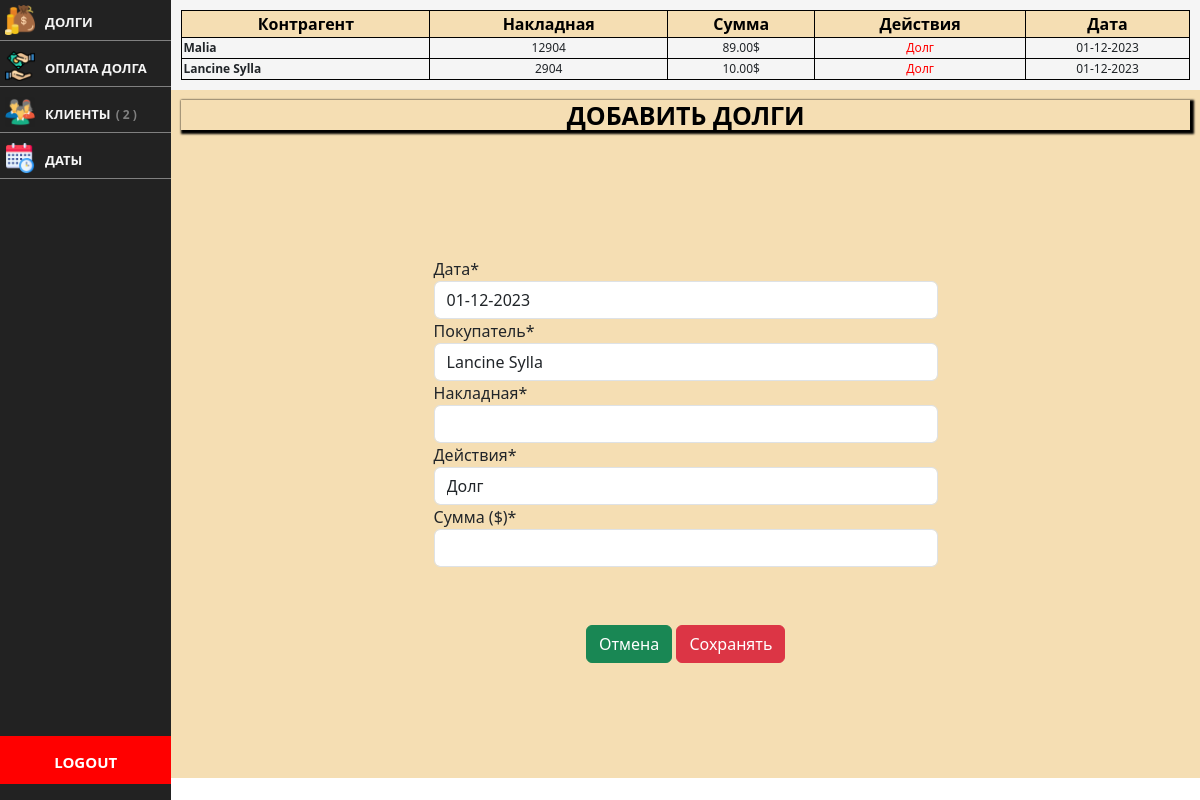
Screenshot of /add-credits/ with the database file from the repository.
### app/models.py (models this page shows, shortened)
class Credit(models.Model):
    date = models.ForeignKey(Date, on_delete=models.SET_NULL, null=True, verbose_name="дата", default='')
    client = models.ForeignKey(Client, on_delete=models.SET_NULL, null=True, verbose_name="Покупатель", default='')
    recu = models.CharField(max_length=250, verbose_name="Накладная", unique=True)
    action = models.CharField(max_length=250, choices=ActionCredits, default=1, verbose_name="Действия")
    credit = models.DecimalField(max_digits=10, decimal_places=2, verbose_name="Сумма ($)")
    class Meta:
        ordering = ('-id',)

class Client(models.Model):
    nom = models.CharField(max_length=250, verbose_name="Имя", unique=True)
    slug = AutoSlugField(populate_from='nom', unique=True)
    numero = models.CharField(max_length=250, verbose_name="Телефон", unique=True)
    ville = models.CharField(max_length=250, verbose_name="Город", blank=True)
    adresse = models.CharField(max_length=250, verbose_name="Адрес", blank=True)
    class Meta:
        ordering = ('nom',)
    def __str__(self):
        return self.nom

class Date(models.Model):
    date = models.CharField(max_length=250, verbose_name="Сегодняшняя дата", unique=True, default="01-01-2024")
    slug = AutoSlugField(populate_from='date', unique=True)
    class Meta:
        ordering = ('-id',)
    def __str__(self):
        return self.date

### app/views.py (the view)
# urls.py: path('add-credits/', views.AddCredit.as_view(), name='add-credits'),
class AddCredit(CreateView):
    model = Credit
    template_name = 'app/add_credits.html'
    fields = ['date', 'client', 'recu', 'action', 'credit']
    def get_context_data(self, *args, **kwargs):
        context = super(AddCredit, self).get_context_data(*args, **kwargs)
        context['credits'] = Credit.objects.all().order_by('-id')[:3]
        context['clients'] = Client.objects.all().order_by('-id')
        return context

### app/templates/app/add_credits.html (shortened to what this page needs)
{% extends 'base.html' %}
{% load static %}
{% load crispy_forms_tags %}
{% block body %}
    <div class="container-credit">
        {% include 'includes/menu.html' %}
        <div class="cadre">
            <div class="cadre-entete">
                <table class=" add-table">
                    <thead>
                    <tr>
                        <th scope="col">Контрагент</th>
                        <th scope="col">Накладная</th>
                        <th scope="col">Сумма</th>
                        <th scope="col">Действия</th>
                        <th scope="col">Дата</th>
                    </tr>
                    </thead>
                    <tbody>
                    {% for credit in credits %}
                        <tr>
                            <td style="text-align: left; font-weight: bold;font-size: 12px;">{{ credit.client.nom }} </td>
                            <td>{{ credit.recu }} </td>
                            <td>{{ credit.credit }}$</td>
                            {% if credit.action == 'Долг' %}
                                <td style="color: red">{{ credit.action }}</td>
                            {% else %}
                                <td style="color: blue">Оплатить</td>
                            {% endif %}
                            <td>{{ credit.date }} </td>
                        </tr>
                    {% endfor %}
                    </tbody>
                </table>
            </div>
            <div class="cadre-credit">
                <div class="cadre-credit-paiement">
                    <div class="cadre-form">
                        <h1>
                            ДОБАВИТЬ ДОЛГИ
                        </h1><br>
                        <form method="post" enctype="multipart/form-data">
                            {{ form|crispy }}
                            <br><br>
                            <div class="form-group" style="margin: 10px; text-align: center">
                                <a class="btn btn-success" href="{% url 'app:credits' %}">Отмена</a>
                                <button class="btn btn-danger" type="submit">Сохранять</button>
                            </div>
                        </form>
                    </div>
                </div>
            </div>
        </div>
    </div>
{% endblock body %}

### app/static/app/css/style.css (style rules this page uses)
.container-credit { width: 100%; background-color: gray; height: 100vh; display: flex; flex-direction: row; }
.container-credit .cadre { height: 100vh; width: 100%; background-color: white; }
.cadre-entete { background-color: whitesmoke; display: flex; flex-direction: row; padding: 10px; justify-content: space-between; }
.cadre-credit { display: flex; flex-direction: row; }
.cadre-credit-paiement { width: 100%; display: flex; flex-direction: column;; }
.cadre-form { width: 100%; height: 86vh; display: flex; flex-direction: column; background-color: wheat; padding: 10px; }
.cadre-form h1 { text-align: center; color: black; font-weight: bold; box-shadow: 2px 2px 2px 2px black; font-size: 25px; text-transform: uppercase; }
.cadre-form form { width: 50%; margin: auto; }
table { width: 100%; }
.add-table th { border: 1px solid black; text-align: center; background-color: wheat; color: black; }
.add-table td { border: 1px solid black; text-align: center; font-size: 12px; }

### rows the page displays
Credit: client.nom "Malia", recu "12904", credit "89.00", action "Долг", date "01-12-2023"
Credit: client.nom "Lancine Sylla", recu "2904", credit "10.00", action "Долг", date "01-12-2023"
Date: date "01-12-2023"

### other values shown
{{ clients.count }} "2"
